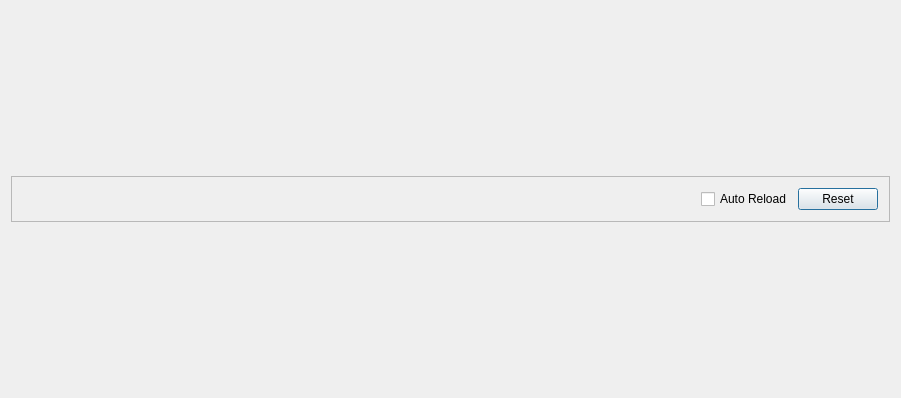
<?xml version="1.0" encoding="UTF-8"?>
<ui version="4.0">
 <class>DialogPlots</class>
 <widget class="QDialog" name="DialogPlots">
  <property name="geometry">
   <rect>
    <x>0</x>
    <y>0</y>
    <width>901</width>
    <height>398</height>
   </rect>
  </property>
  <property name="windowTitle">
   <string>DialogPlots</string>
  </property>
  <layout class="QVBoxLayout" name="verticalLayout">
   <item>
    <layout class="QGridLayout" name="gridLayout">
     <property name="sizeConstraint">
      <enum>QLayout::SetFixedSize</enum>
     </property>
     <property name="spacing">
      <number>2</number>
     </property>
    </layout>
   </item>
   <item>
    <widget class="QFrame" name="frame">
     <property name="sizePolicy">
      <sizepolicy hsizetype="Preferred" vsizetype="Maximum">
       <horstretch>0</horstretch>
       <verstretch>0</verstretch>
      </sizepolicy>
     </property>
     <property name="frameShape">
      <enum>QFrame::StyledPanel</enum>
     </property>
     <property name="frameShadow">
      <enum>QFrame::Raised</enum>
     </property>
     <layout class="QHBoxLayout" name="horizontalLayout">
      <item>
       <spacer name="horizontalSpacer">
        <property name="orientation">
         <enum>Qt::Horizontal</enum>
        </property>
        <property name="sizeHint" stdset="0">
         <size>
          <width>40</width>
          <height>20</height>
         </size>
        </property>
       </spacer>
      </item>
      <item>
       <widget class="QCheckBox" name="checkBox_auto_reser">
        <property name="text">
         <string>Auto Reload</string>
        </property>
       </widget>
      </item>
      <item>
       <widget class="QPushButton" name="pushButton_reset">
        <property name="text">
         <string>Reset</string>
        </property>
       </widget>
      </item>
     </layout>
    </widget>
   </item>
  </layout>
 </widget>
 <layoutdefault spacing="6" margin="11"/>
 <resources/>
 <connections/>
</ui>
